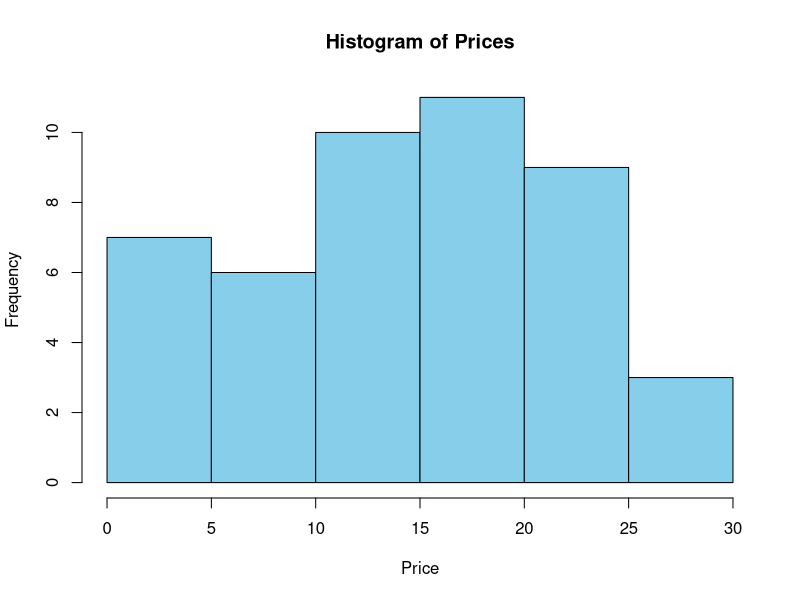

Generate this figure with R:
x <- sort(c(1,1,5,5,5,5,5,8,8,20,20,20,20,20,20,21,21,21,21,25,25,25,25,25,28,28,30,10,10,10,10,12,14,14,14,15,15,15,15,15,15,18,18,18,18,18))
bins <- split(x, ceiling(seq_along(x)/3))
print(bins)
mean_smooth <- lapply(bins, function(b) rep(mean(b), length(b)))
boundary_smooth <- lapply(bins, function(b) {
  bounds <- range(b)
  sapply(b, function(v) bounds[which.min(abs(bounds-v))])
})
print(mean_smooth)
print(boundary_smooth)
hist(x, main="Histogram of Prices", xlab="Price", col="skyblue")
